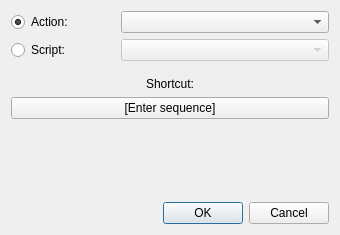
<?xml version="1.0" encoding="UTF-8"?>
<ui version="4.0">
 <class>ShortcutCreatorDialog</class>
 <widget class="QDialog" name="ShortcutCreatorDialog">
  <property name="geometry">
   <rect>
    <x>0</x>
    <y>0</y>
    <width>340</width>
    <height>235</height>
   </rect>
  </property>
  <property name="windowTitle">
   <string>Dialog</string>
  </property>
  <layout class="QVBoxLayout" name="verticalLayout">
   <property name="spacing">
    <number>6</number>
   </property>
   <item>
    <layout class="QHBoxLayout" name="actionLayout">
     <property name="topMargin">
      <number>0</number>
     </property>
     <item>
      <widget class="QRadioButton" name="actionsRadioButton">
       <property name="sizePolicy">
        <sizepolicy hsizetype="Minimum" vsizetype="Fixed">
         <horstretch>1</horstretch>
         <verstretch>0</verstretch>
        </sizepolicy>
       </property>
       <property name="text">
        <string>Action:</string>
       </property>
       <property name="checked">
        <bool>true</bool>
       </property>
      </widget>
     </item>
     <item>
      <widget class="QComboBox" name="actionsComboBox">
       <property name="sizePolicy">
        <sizepolicy hsizetype="Preferred" vsizetype="Fixed">
         <horstretch>2</horstretch>
         <verstretch>0</verstretch>
        </sizepolicy>
       </property>
       <property name="minimumSize">
        <size>
         <width>0</width>
         <height>0</height>
        </size>
       </property>
      </widget>
     </item>
    </layout>
   </item>
   <item>
    <layout class="QHBoxLayout" name="scriptLayout">
     <property name="topMargin">
      <number>0</number>
     </property>
     <item>
      <widget class="QRadioButton" name="scriptsRadioButton">
       <property name="sizePolicy">
        <sizepolicy hsizetype="Minimum" vsizetype="Fixed">
         <horstretch>1</horstretch>
         <verstretch>0</verstretch>
        </sizepolicy>
       </property>
       <property name="text">
        <string>Script:</string>
       </property>
      </widget>
     </item>
     <item>
      <widget class="QComboBox" name="scriptsComboBox">
       <property name="enabled">
        <bool>false</bool>
       </property>
       <property name="sizePolicy">
        <sizepolicy hsizetype="Preferred" vsizetype="Fixed">
         <horstretch>2</horstretch>
         <verstretch>0</verstretch>
        </sizepolicy>
       </property>
       <property name="minimumSize">
        <size>
         <width>0</width>
         <height>0</height>
        </size>
       </property>
      </widget>
     </item>
    </layout>
   </item>
   <item>
    <spacer name="verticalSpacer_2">
     <property name="orientation">
      <enum>Qt::Vertical</enum>
     </property>
     <property name="sizeType">
      <enum>QSizePolicy::Minimum</enum>
     </property>
     <property name="sizeHint" stdset="0">
      <size>
       <width>20</width>
       <height>10</height>
      </size>
     </property>
    </spacer>
   </item>
   <item alignment="Qt::AlignHCenter">
    <widget class="QLabel" name="label_2">
     <property name="text">
      <string>Shortcut:</string>
     </property>
    </widget>
   </item>
   <item>
    <widget class="KeySequenceEdit" name="sequenceEdit">
     <property name="text">
      <string>[Enter sequence]</string>
     </property>
    </widget>
   </item>
   <item>
    <spacer name="verticalSpacer">
     <property name="orientation">
      <enum>Qt::Vertical</enum>
     </property>
     <property name="sizeHint" stdset="0">
      <size>
       <width>20</width>
       <height>40</height>
      </size>
     </property>
    </spacer>
   </item>
   <item>
    <widget class="QLabel" name="warningLabel">
     <property name="minimumSize">
      <size>
       <width>0</width>
       <height>36</height>
      </size>
     </property>
     <property name="text">
      <string/>
     </property>
     <property name="wordWrap">
      <bool>true</bool>
     </property>
    </widget>
   </item>
   <item>
    <widget class="QDialogButtonBox" name="buttonBox">
     <property name="orientation">
      <enum>Qt::Horizontal</enum>
     </property>
     <property name="standardButtons">
      <set>QDialogButtonBox::Cancel|QDialogButtonBox::Ok</set>
     </property>
    </widget>
   </item>
  </layout>
 </widget>
 <customwidgets>
  <customwidget>
   <class>KeySequenceEdit</class>
   <extends>QPushButton</extends>
   <header>gui/customwidgets/keysequenceedit.h</header>
   <slots>
    <signal>edited()</signal>
   </slots>
  </customwidget>
 </customwidgets>
 <resources/>
 <connections>
  <connection>
   <sender>buttonBox</sender>
   <signal>accepted()</signal>
   <receiver>ShortcutCreatorDialog</receiver>
   <slot>accept()</slot>
   <hints>
    <hint type="sourcelabel">
     <x>257</x>
     <y>198</y>
    </hint>
    <hint type="destinationlabel">
     <x>157</x>
     <y>208</y>
    </hint>
   </hints>
  </connection>
  <connection>
   <sender>buttonBox</sender>
   <signal>rejected()</signal>
   <receiver>ShortcutCreatorDialog</receiver>
   <slot>reject()</slot>
   <hints>
    <hint type="sourcelabel">
     <x>325</x>
     <y>198</y>
    </hint>
    <hint type="destinationlabel">
     <x>286</x>
     <y>208</y>
    </hint>
   </hints>
  </connection>
  <connection>
   <sender>actionsRadioButton</sender>
   <signal>toggled(bool)</signal>
   <receiver>actionsComboBox</receiver>
   <slot>setEnabled(bool)</slot>
   <hints>
    <hint type="sourcelabel">
     <x>62</x>
     <y>27</y>
    </hint>
    <hint type="destinationlabel">
     <x>167</x>
     <y>25</y>
    </hint>
   </hints>
  </connection>
  <connection>
   <sender>actionsRadioButton</sender>
   <signal>toggled(bool)</signal>
   <receiver>scriptsComboBox</receiver>
   <slot>setDisabled(bool)</slot>
   <hints>
    <hint type="sourcelabel">
     <x>104</x>
     <y>18</y>
    </hint>
    <hint type="destinationlabel">
     <x>138</x>
     <y>51</y>
    </hint>
   </hints>
  </connection>
  <connection>
   <sender>scriptsRadioButton</sender>
   <signal>toggled(bool)</signal>
   <receiver>actionsComboBox</receiver>
   <slot>setDisabled(bool)</slot>
   <hints>
    <hint type="sourcelabel">
     <x>75</x>
     <y>56</y>
    </hint>
    <hint type="destinationlabel">
     <x>140</x>
     <y>22</y>
    </hint>
   </hints>
  </connection>
  <connection>
   <sender>scriptsRadioButton</sender>
   <signal>toggled(bool)</signal>
   <receiver>scriptsComboBox</receiver>
   <slot>setEnabled(bool)</slot>
   <hints>
    <hint type="sourcelabel">
     <x>96</x>
     <y>58</y>
    </hint>
    <hint type="destinationlabel">
     <x>160</x>
     <y>59</y>
    </hint>
   </hints>
  </connection>
  <connection>
   <sender>sequenceEdit</sender>
   <signal>edited()</signal>
   <receiver>ShortcutCreatorDialog</receiver>
   <slot>onShortcutEdited()</slot>
   <hints>
    <hint type="sourcelabel">
     <x>170</x>
     <y>126</y>
    </hint>
    <hint type="destinationlabel">
     <x>243</x>
     <y>94</y>
    </hint>
   </hints>
  </connection>
 </connections>
 <slots>
  <slot>onShortcutEdited()</slot>
 </slots>
</ui>
